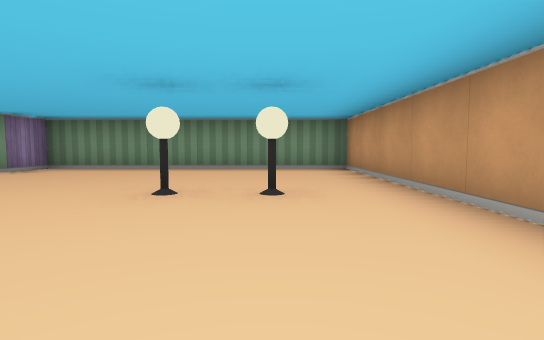
[1] (above)

17 first-person views from a walk through a cub3D maze. The camera is about half as high as the walls, tilts 4° down and sees 80° across. The floor is counted in squares. Each view is taken from the middle of a square. On the plan, view 1 faces up. The plan holds only what a view shows up to about 9 squares ahead; the rest is blank.

[2]
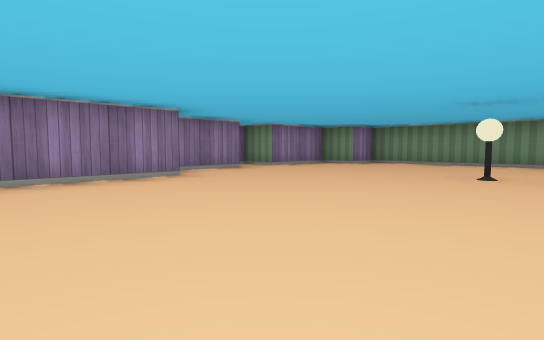

[3]
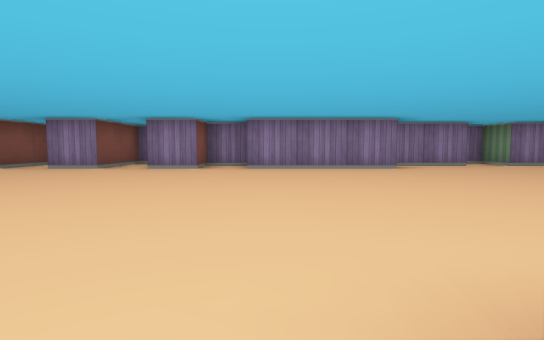

[4]
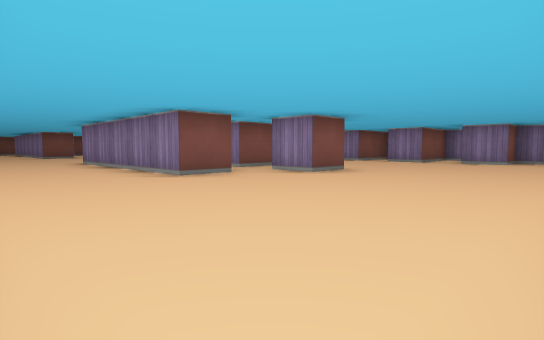

[5]
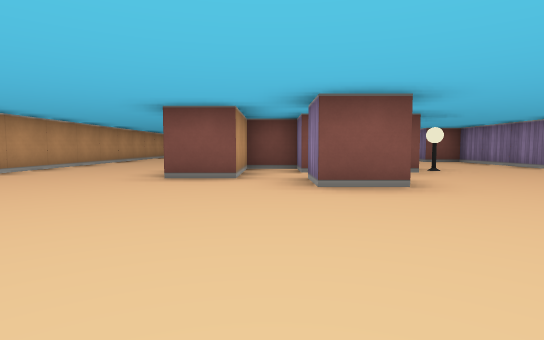

[6]
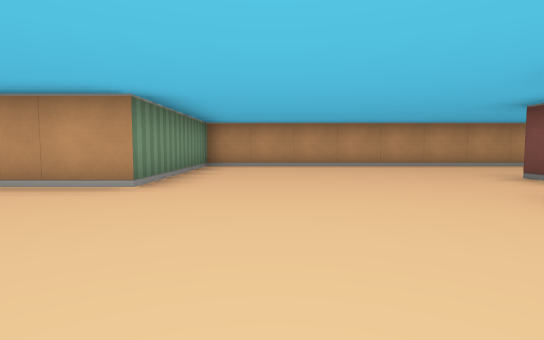

[7]
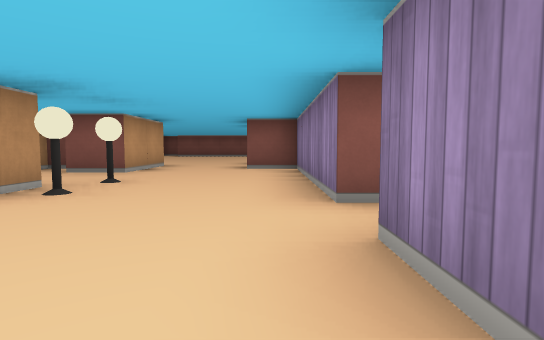

[8]
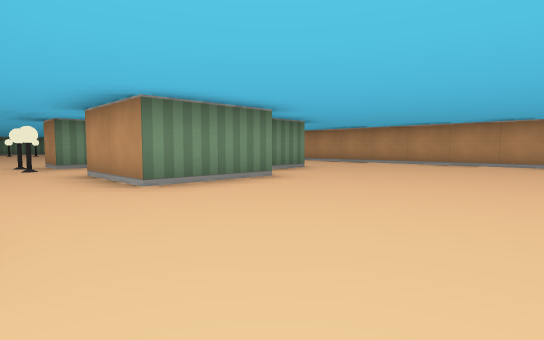

[9]
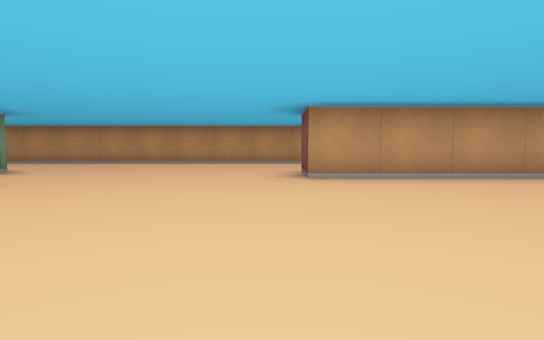

[10]
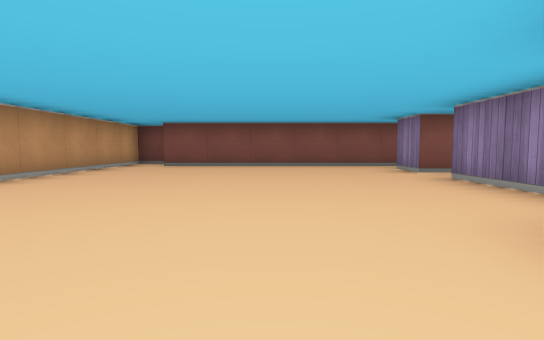

[11]
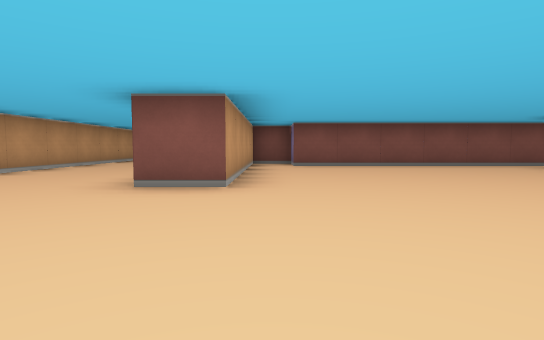

[12]
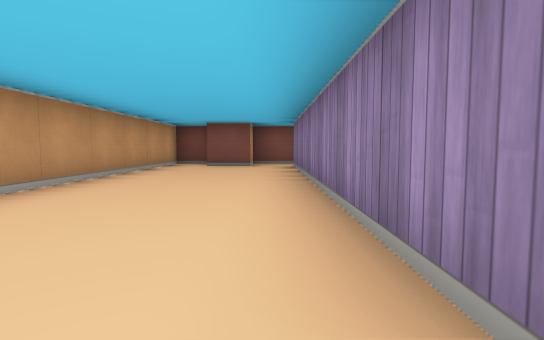

[13]
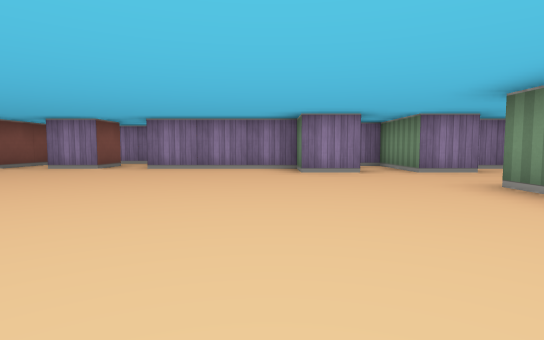

[14]
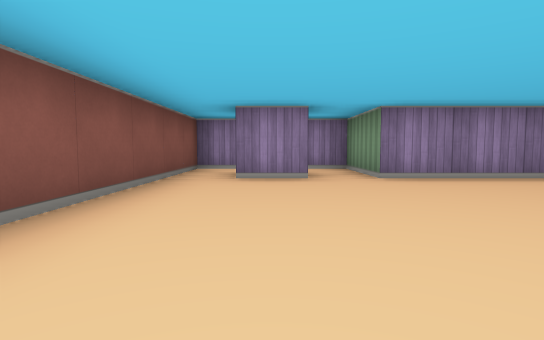

[15]
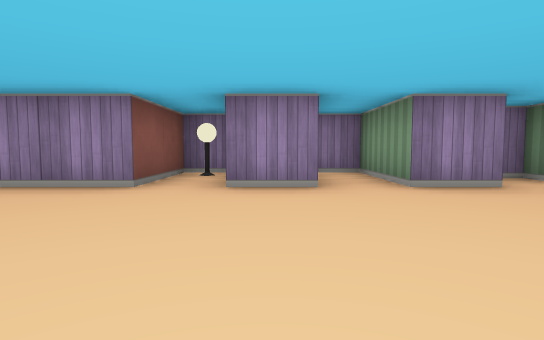

[16]
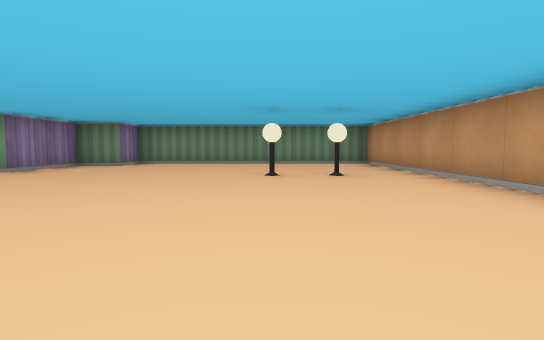

[17]
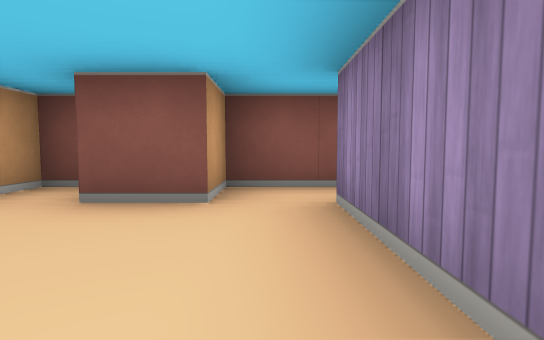

### Floor plan
Points are (right, up) in squares from view 1. A wall is a line through its corners. A room is listed if a view was taken in it or the views show most of it. See-through windows are left out.
Room 1 (views 1, 2, 3, 4, 5, 6, 7, 8, 9, 10, 11, 12, 13, 14, 15, 16, 17)
walls: (-0.9, -8.5) (-1.5, -8.5) (-1.5, -7.5) (0.5, -7.5) (0.5, -8.5) (1.5, -8.5) (1.5, -6.5) (2.5, -6.5) (2.5, -11.5) (1.5, -11.5); (-0.6, -5.5) (0.5, -5.5) (0.5, -6.5); (0.5, -12.5) (-1.5, -12.5) (-1.5, -10.5) (-0.5, -10.5); (-3.5, -13.4) (-3.5, -14.5) (-4.5, -14.5) (-4.5, -17.5) (-6.5, -17.5) (-6.5, -20.5) (0.5, -20.5) (0.5, -21.5) (1.5, -21.5) (1.5, -16.5) (2.5, -16.5) (2.5, -23.5); (-6.5, -6.8) (-6.5, -7.5) (-4.5, -7.5) (-4.5, -11.5) (-3.5, -11.5) (-3.5, -12.5) (-5.5, -12.5) (-5.5, -13); (-5.5, -2.4) (-5.5, -3.5) (-4.5, -3.5) (-4.5, -4.5) (-6.5, -4.5) (-6.5, -5.5) (-4.5, -5.5) (-4.5, -6.5); (-4.5, 0.6) (-4.5, -2.5); (-5.5, -18.5) (-4.5, -18.5) (-4.5, -19.5); (-5.5, 2.6) (-5.5, 0.9); (2.2, -24.5) (3.5, -24.5) (3.5, -23.5) (4.5, -23.5); (4.6, -24.5) (5.5, -24.5) (5.5, -1.5) (1.5, -1.5) (1.5, 6.5) (-4.5, 6.5) (-4.5, 5.5) (-5.5, 5.5) (-5.5, 3.5) (-6.5, 3.5) (-6.5, 3)
objects: lamp (-6, -7); lamp (-2, -9); lamp (-2, -8); lamp (-1, 3); lamp (0, 3)

Positions as (right, up) in squares from view 1, and headings:
1: (0, 0), facing up
2: (0, -2), facing up-left
3: (2, -2), facing left
4: (5, -2), facing down-left
5: (1, -2), facing down
6: (-2, -3), facing right
7: (-4, -5), facing down
8: (-3, -16), facing up-right
9: (-3, -16), facing right
10: (-2, -13), facing down
11: (1, -13), facing down
12: (3, -16), facing down
13: (2, -15), facing left
14: (0, -19), facing left
15: (-1, -6), facing left
16: (-1, -2), facing up
17: (3, -21), facing down
